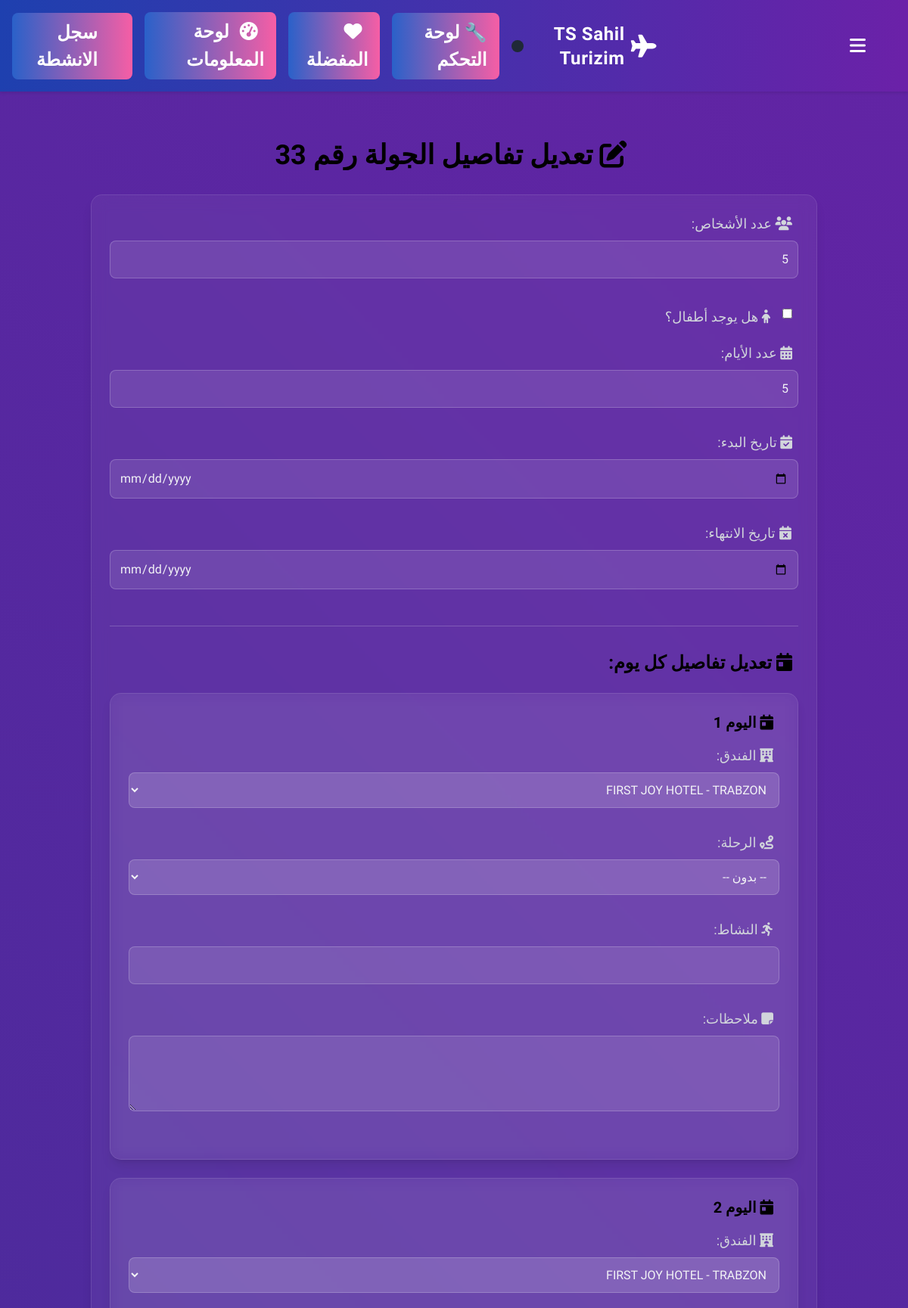
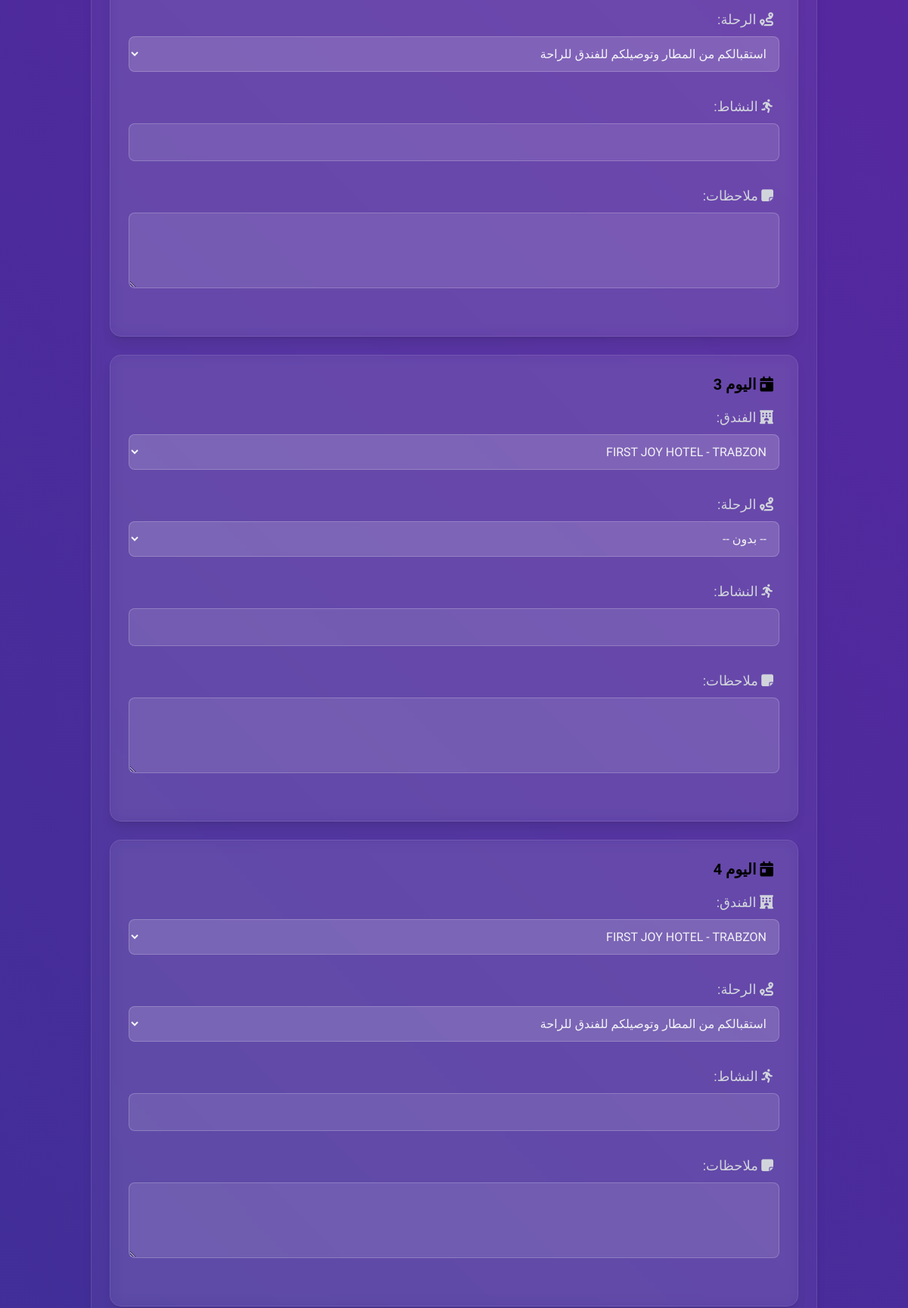
Screenshot of /tour/33/edit/ (signed in, upper part) with the database file from the repository (2 pictures, top to bottom).
### hotels/models.py (models this page shows, shortened)
class Tour(models.Model):
    user = models.ForeignKey(User, on_delete=models.CASCADE)
    num_people = models.PositiveIntegerField()
    has_kids = models.BooleanField(default=False)
    num_days = models.PositiveIntegerField()
    start_date = models.DateField()
    end_date = models.DateField()
    total_price = models.DecimalField(max_digits=10, decimal_places=2)
    created_at = models.DateTimeField(auto_now_add=True)
    rating = models.PositiveIntegerField(default=0)

class TourDay(models.Model):
    tour = models.ForeignKey(Tour, related_name='tour_days', on_delete=models.CASCADE)
    day_number = models.PositiveIntegerField()
    hotel = models.ForeignKey(Hotel, on_delete=models.CASCADE)
    journey = models.ForeignKey('Journey', on_delete=models.SET_NULL, null=True, blank=True)
    activity = models.CharField(max_length=200, blank=True)
    note = models.TextField(blank=True)
    price = models.DecimalField(max_digits=6, decimal_places=2, default=0)

class Hotel(models.Model):
    name = models.CharField(max_length=200)
    phone = models.CharField(max_length=20, blank=True)
    url = models.URLField(blank=True)
    city = models.ForeignKey(City, on_delete=models.CASCADE, null=True, blank=True)
    rating = models.FloatField(blank=True, null=True)
    view_type = models.CharField(
        max_length=50, blank=True,
        choices=[('city', 'City'), ('sea', 'Sea'), ('mountain', 'Mountain')]
    )
    room_type = models.CharField(
        max_length=50, blank=True,
        choices=[('single', 'Single'), ('double', 'Double'), ('suite', 'Suite'), ('apartment', 'Apartment')]
    )
    image_main = models.URLField(blank=True, help_text="رابط صورة رئيسية للفندق")
    image_1 = models.URLField(blank=True, help_text="صورة إضافية رقم 1")
    image_2 = models.URLField(blank=True, help_text="صورة إضافية رقم 2")

class Journey(models.Model):
    name = models.CharField(max_length=200)
    description = models.TextField()
    icon = models.CharField(max_length=50, blank=True, help_text="مثال: 🏕🌲🌴")

### hotels/views.py (the view, shortened to what this page needs)
# urls.py: path('tour/<int:tour_id>/edit/', edit_tour, name='edit_tour'),
@login_required
def edit_tour(request, tour_id):
    tour = get_object_or_404(Tour, id=tour_id)
    if request.user != tour.user and not request.user.is_superuser:
        messages.error(request, "ليس لديك صلاحية تعديل هذه الجولة.")
        return redirect('create_tour')
    tour_days = TourDay.objects.filter(tour=tour).select_related('hotel', 'journey')
    hotels = Hotel.objects.all()
    journeys = Journey.objects.all()
    return render(request, 'hotels/edit_tour.html', {
        'tour': tour,
        'tour_days': tour_days,
        'hotels': hotels,
        'journeys': journeys
    })

### hotels/templates/hotels/edit_tour.html (shortened to what this page needs)
{% extends 'hotels/base.html' %}
{% block content %}
<!DOCTYPE html>
<html lang="ar" dir="rtl">
<head>
    <link href="https://cdn.jsdelivr.net/npm/tailwindcss@2.2.19/dist/tailwind.min.css" rel="stylesheet">
    <link href="https://cdnjs.cloudflare.com/ajax/libs/animate.css/4.1.1/animate.min.css" rel="stylesheet">
    <link href="https://cdnjs.cloudflare.com/ajax/libs/font-awesome/6.4.0/css/all.min.css" rel="stylesheet">
</head>
<body>
    <div class="container mx-auto mt-8 px-4wan sm:px-6 lg:px-8">
        <h2 class="text-3xl sm:text-4xl mb-8 text-center animate__animated animate__fadeIn">
            <i class="fas fa-edit mr-2"></i> تعديل تفاصيل الجولة رقم {{ tour.id }}
        </h2>
        <form method="post" class="card p-6 shadow-lg animate__animated animate__fadeInUp">
            <div class="mb-4">
                <label for="num_people" class="block text-lg mb-2">
                    <i class="fas fa-users mr-2"></i> عدد الأشخاص:
                </label>
                <input type="number" name="num_people" id="num_people" value="{{ tour.num_people }}" required>
            </div>
            <div class="mb-4 flex items-center">
                <input type="checkbox" name="has_kids" id="has_kids" {% if tour.has_kids %}checked{% endif %}>
                <label for="has_kids" class="text-lg mr-2">
                    <i class="fas fa-child mr-2"></i> هل يوجد أطفال؟
                </label>
            </div>
            <div class="mb-4">
                <label for="num_days" class="block text-lg mb-2">
                    <i class="fas fa-calendar-alt mr-2"></i> عدد الأيام:
                </label>
                <input type="number" name="num_days" id="num_days" value="{{ tour.num_days }}" required>
            </div>
            <div class="mb-4">
                <label for="start_date" class="block text-lg mb-2">
                    <i class="fas fa-calendar-check mr-2"></i> تاريخ البدء:
                </label>
                <input type="date" name="start_date" id="start_date" value="{{ tour.start_date }}" required>
            </div>
            <div class="mb-4">
                <label for="end_date" class="block text-lg mb-2">
                    <i class="fas fa-calendar-times mr-2"></i> تاريخ الانتهاء:
                </label>
                <input type="date" name="end_date" id="end_date" value="{{ tour.end_date }}" required>
            </div>
            <hr>
            <h4 class="text-2xl mb-6 animate__animated animate__fadeIn">
                <i class="fas fa-calendar-day mr-2"></i> تعديل تفاصيل كل يوم:
            </h4>
            {% for day in tour_days %}
                <div class="card my-6 p-6 shadow-lg animate__animated animate__fadeInUp">
                    <h5 class="text-xl mb-4">
                        <i class="fas fa-calendar-day mr-2"></i> اليوم {{ day.day_number }}
                    </h5>
                    <div class="mb-4">
                        <label for="hotel_{{ day.id }}" class="block text-lg mb-2">
                            <i class="fas fa-hotel mr-2"></i> الفندق:
                        </label>
                        <select name="hotel_{{ day.id }}" id="hotel_{{ day.id }}">
                            {% for hotel in hotels %}
                                <option value="{{ hotel.id }}" {% if day.hotel.id == hotel.id %}selected{% endif %}>
                                    {{ hotel.name }} - {{ hotel.city.name }}
                                </option>
                            {% endfor %}
                        </select>
                    </div>
                    <div class="mb-4">
                        <label for="journey_{{ day.id }}" class="block text-lg mb-2">
                            <i class="fas fa-route mr-2"></i> الرحلة:
                        </label>
                        <select name="journey_{{ day.id }}" id="journey_{{ day.id }}">
                            <option value="">-- بدون --</option>
                            {% for journey in journeys %}
                                <option value="{{ journey.id }}" {% if day.journey and day.journey.id == journey.id %}selected{% endif %}>
                                    {{ journey.name }} {{ journey.icon }}
                                </option>
                            {% endfor %}
                        </select>
                    </div>
                    <div class="mb-4">
                        <label for="activity_{{ day.id }}" class="block text-lg mb-2">
                            <i class="fas fa-running mr-2"></i> النشاط:
                        </label>
                        <input type="text" name="activity_{{ day.id }}" id="activity_{{ day.id }}" value="{{ day.activity }}">
                    </div>
                    <div class="mb-4">
                        <label for="note_{{ day.id }}" class="block text-lg mb-2">
                            <i class="fas fa-sticky-note mr-2"></i> ملاحظات:
                        </label>
                        <textarea name="note_{{ day.id }}" id="note_{{ day.id }}">{{ day.note }}</textarea>
                    </div>
                </div>
            {% endfor %}
        </form>
    </div>
</body>
</html>
{% endblock %}

### hotels/templates/hotels/base.html (style rules this page uses)
body { font-family: 'Cairo', sans-serif; background: linear-gradient(135deg, #1e3a8a, #6b21a8); color: #e2e8f0; margin: 0; transition: background-color 0.3s ease, color 0.3s ease; }
h1, h2, h3, h4, h5, h6 { color: #e2e8f0; font-weight: bold; }

### hotels/templates/hotels/edit_tour.html (style rules this page uses)
body { font-family: 'Cairo', sans-serif; background: linear-gradient(45deg, #1e3a8a, #6b21a8); background-size: 200% 200%; animation: gradientFlow 10s ease infinite; min-height: 100vh; color: #f3f4f6; }
select { background-color: rgba(255, 255, 255, 0.15) !important; color: #f3f4f6 !important; border: 1px solid rgba(255, 255, 255, 0.3); }
select option { background-color: #1e293b; color: #f3f4f6; }
.card { background: rgba(255, 255, 255, 0.05); backdrop-filter: blur(10px); border: 1px solid rgba(255, 255, 255, 0.1); transition: transform 0.3s ease, box-shadow 0.3s ease; border-radius: 15px; overflow: hidden; }
h2, h4, h5 { font-family: 'Amiri', serif; font-weight: 700; background: linear-gradient(to right, #000000, #000000); -webkit-background-clip: text; background-clip: text; -webkit-text-fill-color: transparent; }
label, p { color: #d1d5db; }
hr { border-color: rgba(255, 255, 255, 0.2); margin: 2rem 0; }
input, select, textarea { font-family: 'Cairo', sans-serif; border-radius: 8px; padding: 0.75rem; transition: all 0.3s ease; background: rgba(255, 255, 255, 0.1); color: #f3f4f6; border: 1px solid rgba(255, 255, 255, 0.2); width: 100%; margin-bottom: 1rem; }
textarea { resize: vertical; min-height: 100px; }
input[type="checkbox"] { width: auto; margin: 0.5rem 0.5rem 1rem 0; }

### rows the page displays
Tour: id "33", num_people "5", num_days "5"
TourDay: day_number "1", hotel+id "FIRST JOY HOTEL - TRABZON"
TourDay: day_number "2", hotel+id "FIRST JOY HOTEL - TRABZON", journey+id "استقبالكم من المطار وتوصيلكم للفندق للراحة"
TourDay: day_number "3", hotel+id "FIRST JOY HOTEL - TRABZON"
TourDay: day_number "4", hotel+id "FIRST JOY HOTEL - TRABZON", journey+id "استقبالكم من المطار وتوصيلكم للفندق للراحة"
